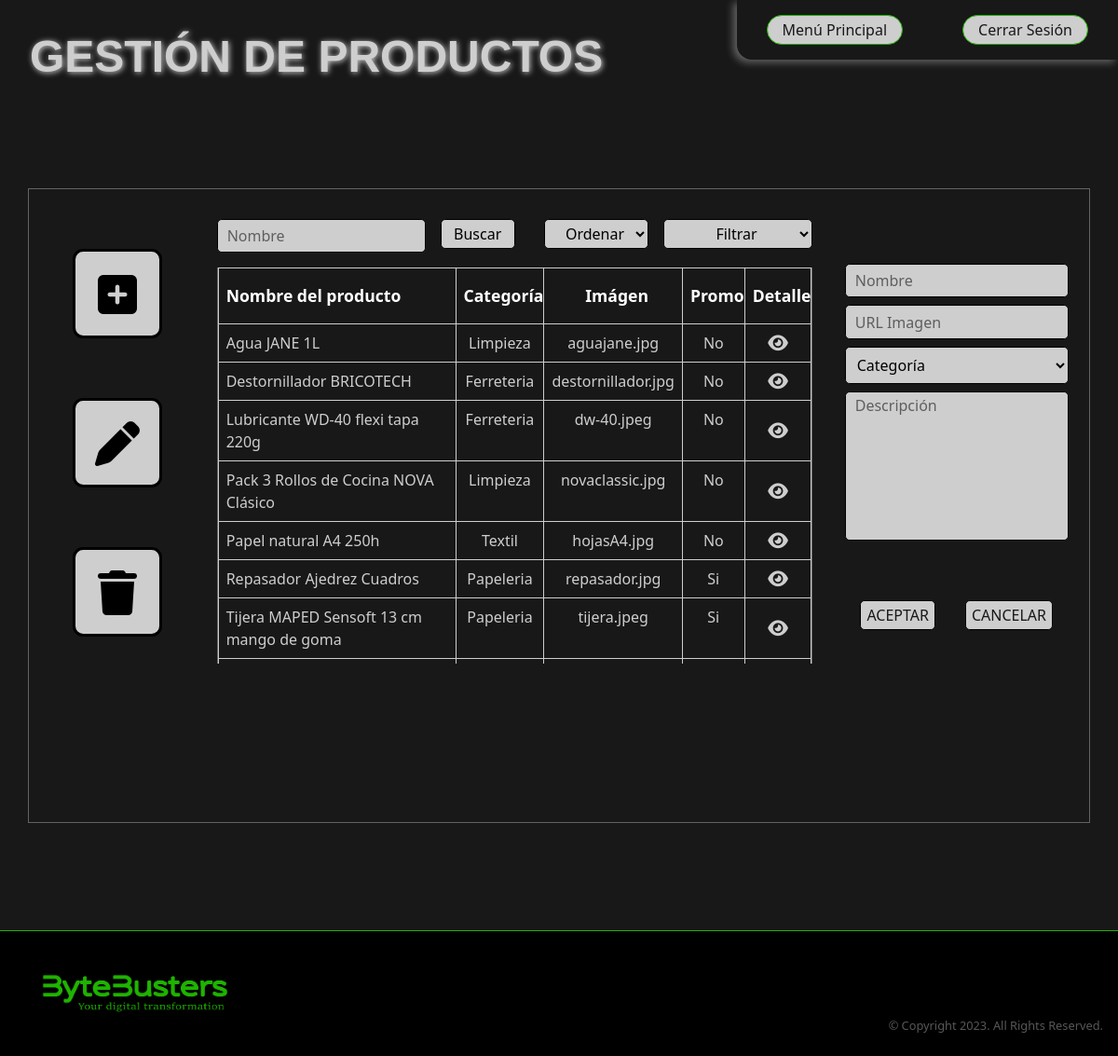
The app's page /pages/abm-productos.php with its own data.
### tables this page shows
CREATE TABLE IF NOT EXISTS `PRODUCTOS`(
  `id` int (11) NOT NULL AUTO_INCREMENT,
  `nombre` varchar(255) NOT NULL,
  `descripcion` varchar(255) NOT NULL,
  `imagen` varchar(255) NOT NULL,
 PRIMARY KEY(`id`)
);

CREATE TABLE IF NOT EXISTS `PRODUCTOS_has_CATEGORIAS` (
  `PRODUCTOS_id` int(11) NOT NULL,
  `CATEGORIAS_id` int(11)NOT NULL,
   PRIMARY KEY(`PRODUCTOS_id`,`CATEGORIAS_id`),
  FOREIGN KEY(`PRODUCTOS_id`)
  	REFERENCES `PRODUCTOS`(`id`),
  FOREIGN KEY(`CATEGORIAS_id`)
   	REFERENCES `CATEGORIAS`(`id`)
	
);

CREATE TABLE IF NOT EXISTS `CATEGORIAS`(
  `id` int (11) NOT NULL AUTO_INCREMENT,
  `nombre` varchar(255) NOT NULL,
  PRIMARY KEY(`id`)
);

### src/repository/products.repository.php (called while the page is built, shortened)
<?php
function findAllProducts(): array
{
    require realpath(dirname(__FILE__)) . "/../db/conexion.php";
    try {
        $res = $con->query("SELECT * FROM PRODUCTOS ORDER BY nombre ASC");
        $reg = $res->fetchAll(PDO::FETCH_ASSOC);
        return $reg ? $reg : [];
    } catch (Exception $e) {
        die("ERROR SQL in findAllProducts(): " . $e->getMessage());
    }
}
function findProductCategoryByProductId(string $productId): string
{
    require realpath(dirname(__FILE__)) . "/../db/conexion.php";
    try {
        $statement = $con->prepare("SELECT CATEGORIAS_id FROM PRODUCTOS_has_CATEGORIAS WHERE PRODUCTOS_id = :productId");
        $statement->execute(array(':productId' => $productId));
        $reg = $statement->fetch(PDO::FETCH_ASSOC);
        if (!empty($reg)) {
            $statement = $con->prepare("SELECT nombre FROM CATEGORIAS WHERE id = :categoryId");
            $statement->execute(array(':categoryId' => $reg['CATEGORIAS_id']));
            $reg = $statement->fetch(PDO::FETCH_ASSOC);
            return $reg['nombre'] ? $reg['nombre'] : '';
        }
        return '';
    } catch (Exception $e) {
        die("ERROR SQL in findProductCategoryByProductId(): " . $e->getMessage());
    }
}
function findProductPromotionStatus(string $productId): bool
{
    require realpath(dirname(__FILE__)) . "/../db/conexion.php";
    try {
        $statement = $con->prepare("SELECT PROMOCIONES_id FROM PRODUCTOS_has_PROMOCIONES WHERE PRODUCTOS_id = :productId");
        $statement->execute(array(':productId' => $productId));
        $reg = $statement->fetch(PDO::FETCH_ASSOC);
        return $reg ? true : false;
    } catch (Exception $e) {
        die("ERROR SQL in findProductPromotionStatus(): " . $e->getMessage());
    }
}

### src/modules/products/abm-productos.php (the view, shortened to what this page needs)
<?php
function getProductsTableData(): string
{
    require realpath(dirname(__FILE__))."/../../repository/products.repository.php";
    $productsData = findAllProducts();
    $productsList = '';
    foreach ($productsData as $product) {
        $category = findProductCategoryByProductId($product['id']);
        $isPromo = findProductPromotionStatus($product['id']);
        $isPromo == 1? $isPromo = "Si" : $isPromo = "No";
        $productsList .= '
                            <tr>
                                <td class="first-in-table"><a href="?id=' . $product['id'] . '">' . $product['nombre'] . '</a></td>
                                <td><a class="center" href="?id=' . $product['id'] . '">' . $category . '</a></td>
                                <td><a class="center" href="?id=' . $product['id'] . '">' . $product['imagen'] . '</a></td>
                                <td><a class="center" href="?id=' . $product['id'] . '">' . $isPromo . '</a></td>
                                <td class="align-middle"><button class="btn-eye"><i class="fa-solid fa-eye"></i></button></td>
                            </tr>';
    }
    return $productsList;
}

### pages/abm-productos.php (shortened to what this page needs)
<!DOCTYPE html>
<html lang="es">
<head>
    <link rel="stylesheet" href="../styles/normalize.css">
    <link rel="stylesheet" href="https://cdnjs.cloudflare.com/ajax/libs/font-awesome/6.4.0/css/all.min.css">
    <link href="https://cdn.jsdelivr.net/npm/bootstrap@5.3.0/dist/css/bootstrap.min.css" rel="stylesheet">
    <link rel="stylesheet" href="../styles/style.css">
</head>
<body>
    <div>
        <div class="link-options-div">
            <?php
            require "./components/options.php";
            echo $options;
            ?>
        </div>
        <h1>GESTIÓN DE PRODUCTOS</h1>
    </div>
    <div class="container frame">
        <div class="row">
            <div class="col-lg-2 ">
                <div class="items">
                    <a href="">
                        <div class="btn-abm">
                            <i class="fa-solid fa-square-plus"></i>
                        </div>
                    </a>
                    <a href="">
                        <div class="btn-abm">
                            <i class="fa-solid fa-pen"></i>
                        </div>
                    </a>
                    <a href="">
                        <div class="btn-abm">
                            <i class="fa-solid fa-trash"></i>
                        </div>
                    </a>
                </div>
            </div>
            <div class="col-lg-7">
                <div class="table-options">
                    <input type="search" name="search" placeholder="Nombre" autocomplete="off">
                    <button type="button">Buscar</button>
                    <select class="order-list" name="order" id="order">
                        <option selected hidden value="">Ordenar</option>
                    </select>
                    <select class="filter-list" name="filter" id="filter">
                        <option selected hidden value="">Filtrar</option>
                    </select>
                </div>
                <div class="table-frame">
                    <table class="table table-dark table-hover">
                        <thead class="sticky-top">
                            <tr>
                                <th class="first-in-table" scope="col">Nombre del producto</th>
                                <th scope="col">Categoría</th>
                                <th scope="col">Imágen</th>
                                <th scope="col">Promo</th>
                                <th scope="col">Detalle</th>
                            </tr>
                        </thead>
                        <tbody>
                            <?php
                            require "../src/modules/products/abm-productos.php";
                            echo getProductsTableData();
                            ?>
                        </tbody>
                    </table>
                </div>
            </div>
            <div class="col-lg-3">
                <form class="form-abm" action="../src/modules/products/abm-productos.php" method="post">
                    <input type="text" name="nombre" placeholder="Nombre" required autocomplete="off">
                    <input type="text" name="imagen" placeholder="URL Imagen" required autocomplete="off">
                    <select name="categoria" id="categoria" required>
                        <option selected hidden value="">Categoría</option>
                    </select>
                    <textarea name="descripcion" id="descripcion" placeholder="Descripción" required autocomplete="off"></textarea>
                    <div class="buttons">
                        <button type="submit">ACEPTAR</button>
                        <button type="reset">CANCELAR</button>
                    </div>
                </form>
            </div>
        </div>
    </div>
    <footer>
        <?php
        require "./components/footer.php";
        echo $footer;
        ?>
    </footer>
</body>
</html>

### pages/components/options.php
<?php
$options = "<a class='link-options' href='./menu.php'>Menú Principal</a>";
$options .= "<a class='link-options' href=./login.php> Cerrar Sesión</a>";

### pages/components/footer.php
<?php
$footer = '<img src="../assets/logo-bytebusters.png" alt="Logotipo de ByteBusters">';
$footer .= '<p class="copyright">&copy; Copyright 2023. All Rights Reserved.</p>';

### records on screen
productos: nombre "Agua JANE 1L", id.nombre "Limpieza", imagen "aguajane.jpg", isPromo "No"
productos: nombre "Destornillador BRICOTECH", id.nombre "Ferreteria", imagen "destornillador.jpg", isPromo "No"
productos: nombre "Lubricante WD-40 flexi tapa 220g", id.nombre "Ferreteria", imagen "dw-40.jpeg", isPromo "No"
productos: nombre "Pack 3 Rollos de Cocina NOVA Clásico", id.nombre "Limpieza", imagen "novaclassic.jpg", isPromo "No"
productos: nombre "Papel natural A4 250h", id.nombre "Textil", imagen "hojasA4.jpg", isPromo "No"
productos: nombre "Repasador Ajedrez Cuadros", id.nombre "Papeleria", imagen "repasador.jpg", isPromo "Si"
productos: nombre "Tijera MAPED Sensoft 13 cm mango de goma", id.nombre "Papeleria", imagen "tijera.jpeg", isPromo "Si"
